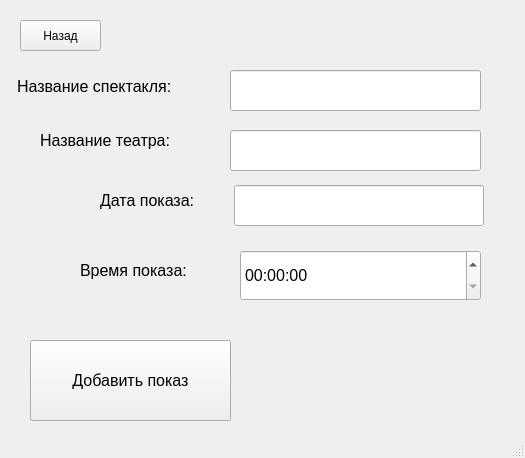
<?xml version="1.0" encoding="UTF-8"?>
<ui version="4.0">
 <class>MainWindow</class>
 <widget class="QMainWindow" name="MainWindow">
  <property name="geometry">
   <rect>
    <x>0</x>
    <y>0</y>
    <width>525</width>
    <height>458</height>
   </rect>
  </property>
  <property name="windowTitle">
   <string>MainWindow</string>
  </property>
  <widget class="QWidget" name="centralwidget">
   <widget class="QPushButton" name="pushButton">
    <property name="geometry">
     <rect>
      <x>20</x>
      <y>20</y>
      <width>81</width>
      <height>31</height>
     </rect>
    </property>
    <property name="text">
     <string>Назад</string>
    </property>
   </widget>
   <widget class="QLabel" name="label2">
    <property name="geometry">
     <rect>
      <x>17</x>
      <y>66</y>
      <width>211</width>
      <height>41</height>
     </rect>
    </property>
    <property name="font">
     <font>
      <pointsize>12</pointsize>
     </font>
    </property>
    <property name="text">
     <string>Название спектакля:</string>
    </property>
   </widget>
   <widget class="QLineEdit" name="selectNameLine">
    <property name="geometry">
     <rect>
      <x>230</x>
      <y>70</y>
      <width>251</width>
      <height>41</height>
     </rect>
    </property>
   </widget>
   <widget class="QLabel" name="label3">
    <property name="geometry">
     <rect>
      <x>100</x>
      <y>180</y>
      <width>131</width>
      <height>41</height>
     </rect>
    </property>
    <property name="font">
     <font>
      <pointsize>12</pointsize>
     </font>
    </property>
    <property name="text">
     <string>Дата показа:</string>
    </property>
   </widget>
   <widget class="QLineEdit" name="selectDescriptionLine">
    <property name="geometry">
     <rect>
      <x>234</x>
      <y>185</y>
      <width>250</width>
      <height>41</height>
     </rect>
    </property>
   </widget>
   <widget class="QLabel" name="label4">
    <property name="geometry">
     <rect>
      <x>80</x>
      <y>250</y>
      <width>141</width>
      <height>41</height>
     </rect>
    </property>
    <property name="font">
     <font>
      <pointsize>12</pointsize>
     </font>
    </property>
    <property name="text">
     <string>Время показа:</string>
    </property>
   </widget>
   <widget class="QPushButton" name="addRestaurantButton">
    <property name="geometry">
     <rect>
      <x>30</x>
      <y>340</y>
      <width>201</width>
      <height>81</height>
     </rect>
    </property>
    <property name="font">
     <font>
      <pointsize>12</pointsize>
     </font>
    </property>
    <property name="text">
     <string>Добавить показ</string>
    </property>
   </widget>
   <widget class="QTimeEdit" name="timeEdit">
    <property name="geometry">
     <rect>
      <x>240</x>
      <y>250</y>
      <width>241</width>
      <height>51</height>
     </rect>
    </property>
    <property name="font">
     <font>
      <pointsize>12</pointsize>
     </font>
    </property>
   </widget>
   <widget class="QLabel" name="label2_2">
    <property name="geometry">
     <rect>
      <x>40</x>
      <y>120</y>
      <width>171</width>
      <height>41</height>
     </rect>
    </property>
    <property name="font">
     <font>
      <pointsize>12</pointsize>
     </font>
    </property>
    <property name="text">
     <string>Название театра:</string>
    </property>
   </widget>
   <widget class="QLineEdit" name="selectNameLine_2">
    <property name="geometry">
     <rect>
      <x>230</x>
      <y>130</y>
      <width>251</width>
      <height>41</height>
     </rect>
    </property>
   </widget>
  </widget>
  <widget class="QStatusBar" name="statusbar"/>
 </widget>
 <resources/>
 <connections/>
</ui>
